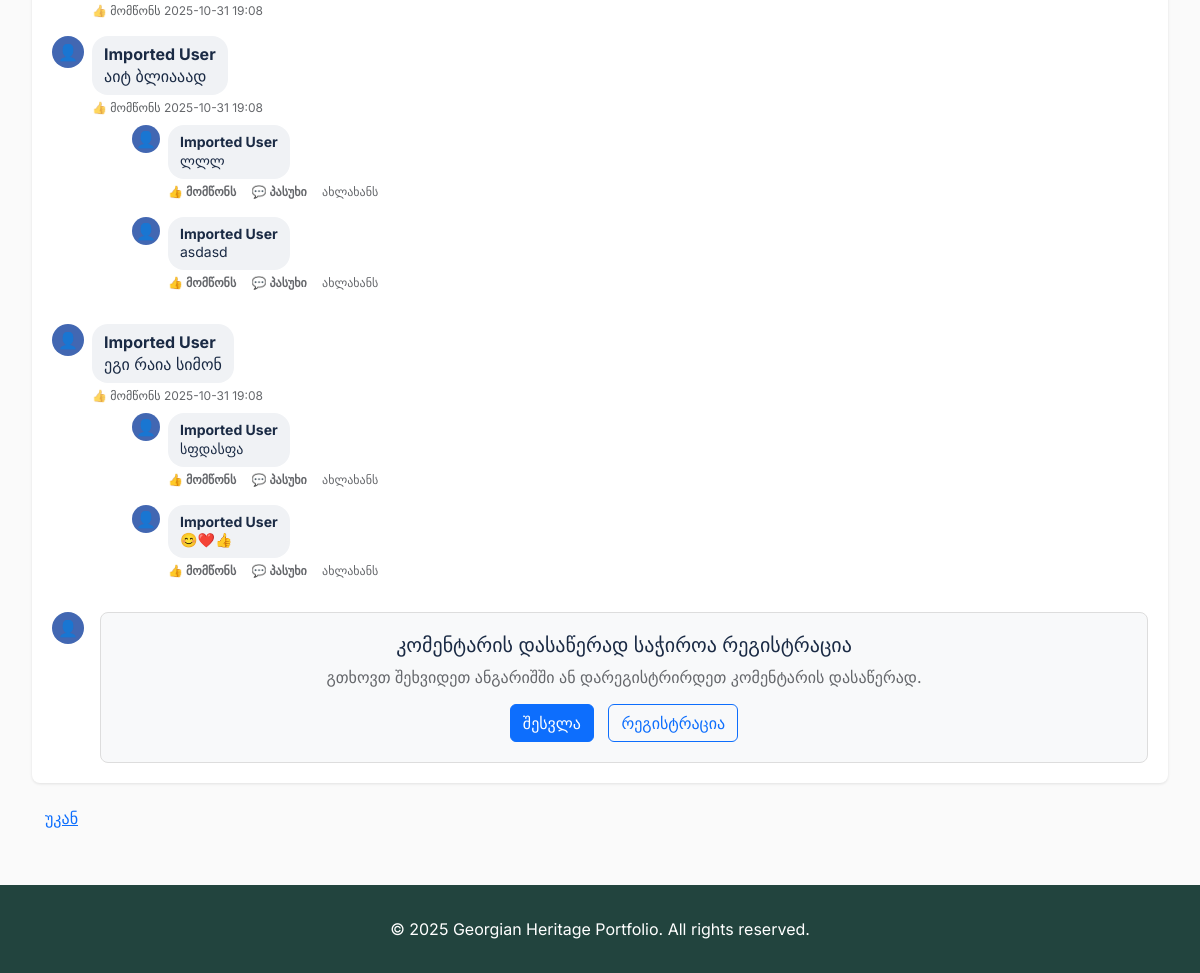
/project/project_2 (lower part), run on an earlier commit of the app's database.
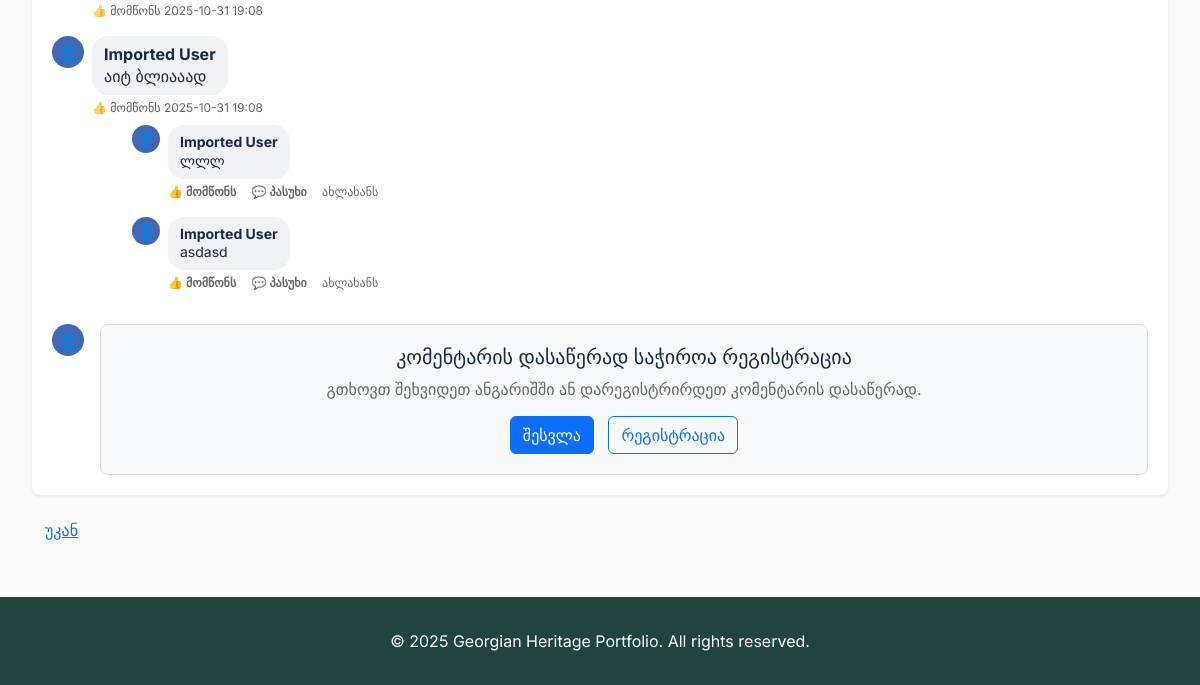
And on a later commit of the database.
### models.py (models this page shows, shortened)
class Comment(db.Model):
    id = db.Column(db.Integer, primary_key=True)
    content = db.Column(db.Text, nullable=False)
    project_id = db.Column(db.String(50), nullable=False)
    user_id = db.Column(db.Integer, db.ForeignKey('user.id'), nullable=False)  # Required for registered users only
    parent_id = db.Column(db.Integer, db.ForeignKey('comment.id'), nullable=True)
    media_urls = db.Column(db.Text, nullable=True)  # JSON array of Cloudinary URLs
    created_at = db.Column(db.DateTime, default=datetime.utcnow)
    replies = db.relationship('Comment', backref=db.backref('parent', remote_side=[id]), lazy=True)
    likes = db.relationship('Like', backref='comment', lazy=True, cascade='all, delete-orphan')
    def get_like_count(self):
        return len(self.likes)
    def get_media_urls(self):
        if self.media_urls:
            import json
            try:
                return json.loads(self.media_urls)
            except json.JSONDecodeError:
                return []
        elif hasattr(self, 'media_url') and self.media_url:
            return [self.media_url]
        return []
    def has_media(self):
        if self.media_urls:
            return bool(self.get_media_urls())
        elif hasattr(self, 'media_url') and self.media_url:
            return True
        return False

class User(UserMixin, db.Model):
    id = db.Column(db.Integer, primary_key=True)
    name = db.Column(db.String(50), nullable=False)
    email = db.Column(db.String(120), unique=True, nullable=False)
    password_hash = db.Column(db.String(128), nullable=False)
    email_verified = db.Column(db.Boolean, default=False, nullable=False)
    verification_token = db.Column(db.String(100), nullable=True)
    reset_token = db.Column(db.String(100), nullable=True)
    reset_token_expires = db.Column(db.DateTime, nullable=True)
    created_at = db.Column(db.DateTime, default=datetime.utcnow)
    is_active = db.Column(db.Boolean, default=True)
    comments = db.relationship('Comment', backref='author', lazy=True)

### app.py (the view)
@app.route('/project/<project_id>')
def project_detail(project_id):
    projects = load_projects()
    project = next((p for p in projects if p['id'] == project_id), None)
    if not project:
        return 'Project not found', 404
    comments = Comment.query.filter_by(project_id=project_id, parent_id=None).order_by(Comment.created_at.desc()).all()
    description = project.get('description', '')
    if not description:
        desc_path = os.path.join('projects', project['folder'], 'description.txt')
        if os.path.exists(desc_path):
            with open(desc_path, 'r', encoding='utf-8') as f:
                description = clean_description(f.read())
    else:
        description = clean_description(description)
    return render_template('project_detail.html', project=project, comments=comments, description=description)

### app.py (called while the page is built)
def clean_description(text):
    if not text:
        return text
    text = re.sub(r'\n{3,}', '\n\n', text)
    text = text.strip()
    return text

### templates/project_detail.html (shortened to what the changed rows need)
{% extends 'base.html' %}
{% block head %}
    <link rel="stylesheet" href="https://cdn.jsdelivr.net/npm/glightbox/dist/css/glightbox.min.css">
    <link rel="stylesheet" href="https://unpkg.com/leaflet@1.9.4/dist/leaflet.css" />
{% endblock %}
{% block content %}
<div class="container-fluid">
    <div class="fb-comments">
        <div id="comments-list">
            {% for comment in comments %}
            <div class="fb-comment" data-comment-id="{{ comment.id if comment.id else loop.index0 }}">
                <div class="fb-comment-avatar">
                </div>
                <div class="fb-comment-body">
                    <div class="fb-comment-content">
                        {% if comment.author %}
                            <strong>{{ comment.author.name }}</strong><br>
                        {% endif %}
                        {% if comment.content %}{{ comment.content }}{% endif %}
                    </div>
                    <div class="fb-comment-actions">
                        {% if current_user.is_authenticated %}
                            <a href="#" class="like-btn" data-comment-id="{{ comment.id }}"
                               data-liked="{{ 'true' if comment.is_liked_by_user(current_user.id) else 'false' }}">
                                {% if comment.is_liked_by_user(current_user.id) %}
                                    ❤️ მომწონს ({{ comment.get_like_count() }})
                                {% else %}
                                    👍 მომწონს{% if comment.get_like_count() > 0 %} ({{ comment.get_like_count() }}){% endif %}
                                {% endif %}
                            </a>
                            <a href="#" class="reply-btn" data-parent="{{ comment.id if comment.id else loop.index0 }}">💬 პასუხი</a>
                        {% else %}
                            <span class="text-muted">👍 მომწონს{% if comment.get_like_count() > 0 %} ({{ comment.get_like_count() }}){% endif %}</span>
                        {% endif %}
                        <span style="color: #65676b;">{{ comment.created_at.strftime('%Y-%m-%d %H:%M') if comment.created_at else 'ახლახანს' }}</span>
                    </div>
                    {% if comment.replies %}
                    <div class="fb-replies">
                        {% for reply in comment.replies %}
                        <div class="fb-comment">
                            <div class="fb-comment-avatar" style="width: 28px; height: 28px;">
                                👤
                            </div>
                            <div class="fb-comment-body">
                                <div class="fb-comment-content" style="font-size: 14px;">
                                    {% if reply.author %}
                                        <strong>{{ reply.author.name }}</strong><br>
                                    {% endif %}
                                    {% if reply.content %}{{ reply.content }}{% endif %}
                                </div>
                                <div class="fb-comment-actions">
                                    <a href="#" class="like-btn">👍 მომწონს</a>
                                    <a href="#" class="reply-btn" data-parent="{{ reply.id if reply.id else loop.index0 }}">💬 პასუხი</a>
                                    <span style="color: #65676b;">{{ reply.date if reply.date else 'ახლახანს' }}</span>
                                </div>
                            </div>
                        </div>
                        {% endfor %}
                    </div>
                    {% endif %}
                </div>
            </div>
            {% endfor %}
        </div>
    </div>
</div>
{% endblock %}

What changed in the data, as far as the page shows it:
removed Comment: author.name "Imported User", content "ეგი რაია სიმონ", created_at "2025-10-31 19:08"
removed Comment: author.name "Imported User", content "სფდასფა", date "ახლახანს"
removed Comment: author.name "Imported User", content "😊❤️👍", date "ახლახანს"
